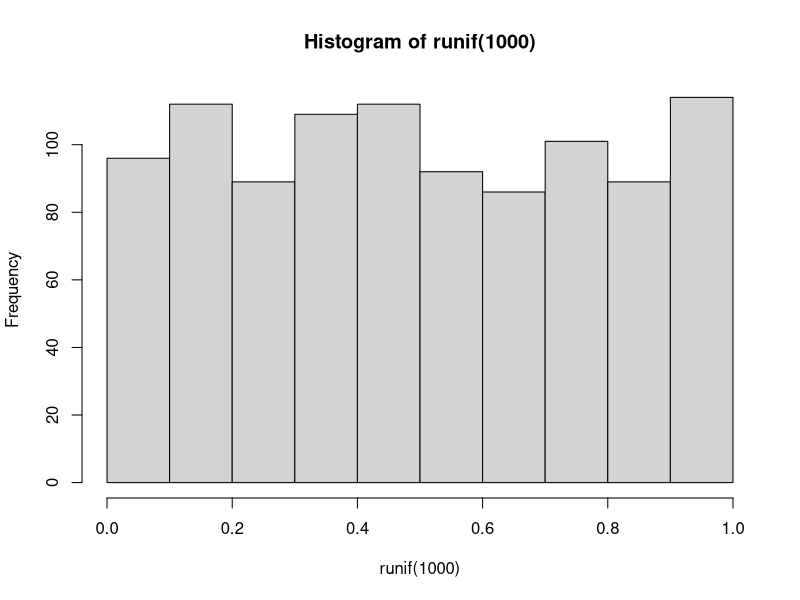
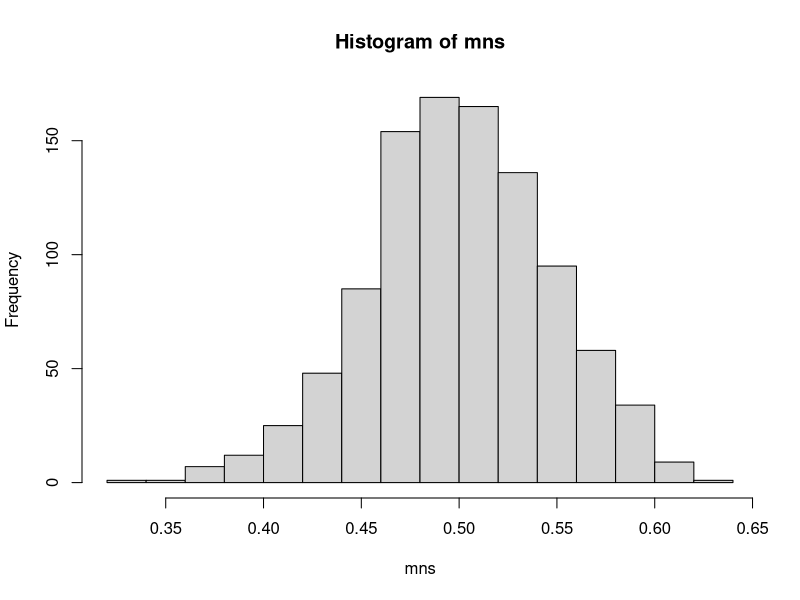

Write R code to recreate these figures, in order.
## ---- chunk 1
knitr::opts_chunk$set(echo = TRUE)
## ---- chunk 2

# Set parameters for distribution
n <- 40 
lambda <- 0.2

set.seed(0)

# Generate random deviates for a sample exponential distribution
sampleDist <- rexp(n, lambda)


# An exploratory plot 

## ---- chunk 3

## ---- chunk 4

# Calculate mean of the sample distribution
sampleDistMean <- mean(sampleDist)

# Calculate hypothetical mean for the exponential distribution
hypoDistMean <- 1/lambda

## ---- chunk 5

# Calculate variance of the sample distribution
sampleDistVariance <- var(sampleDist)

# Calculate hypothetical variance for the exponential distribution
hypoDistVariance <- (1/lambda)^2


## ---- chunk 6

hist(runif(1000))

#---

mns = NULL
for (i in 1:1000) mns = c(mns, mean(runif(40)))
hist(mns)
